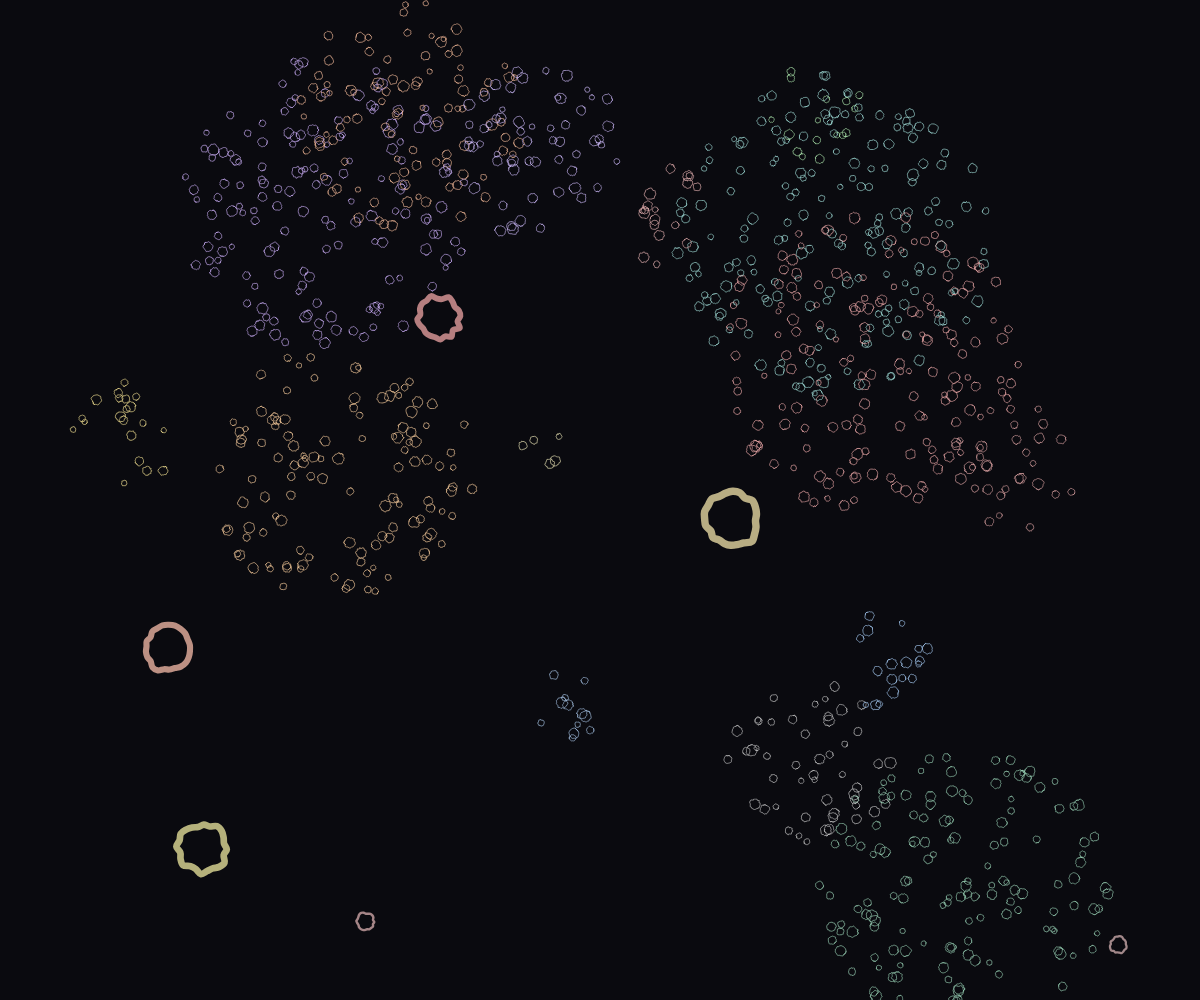
Frame 1 (no input)
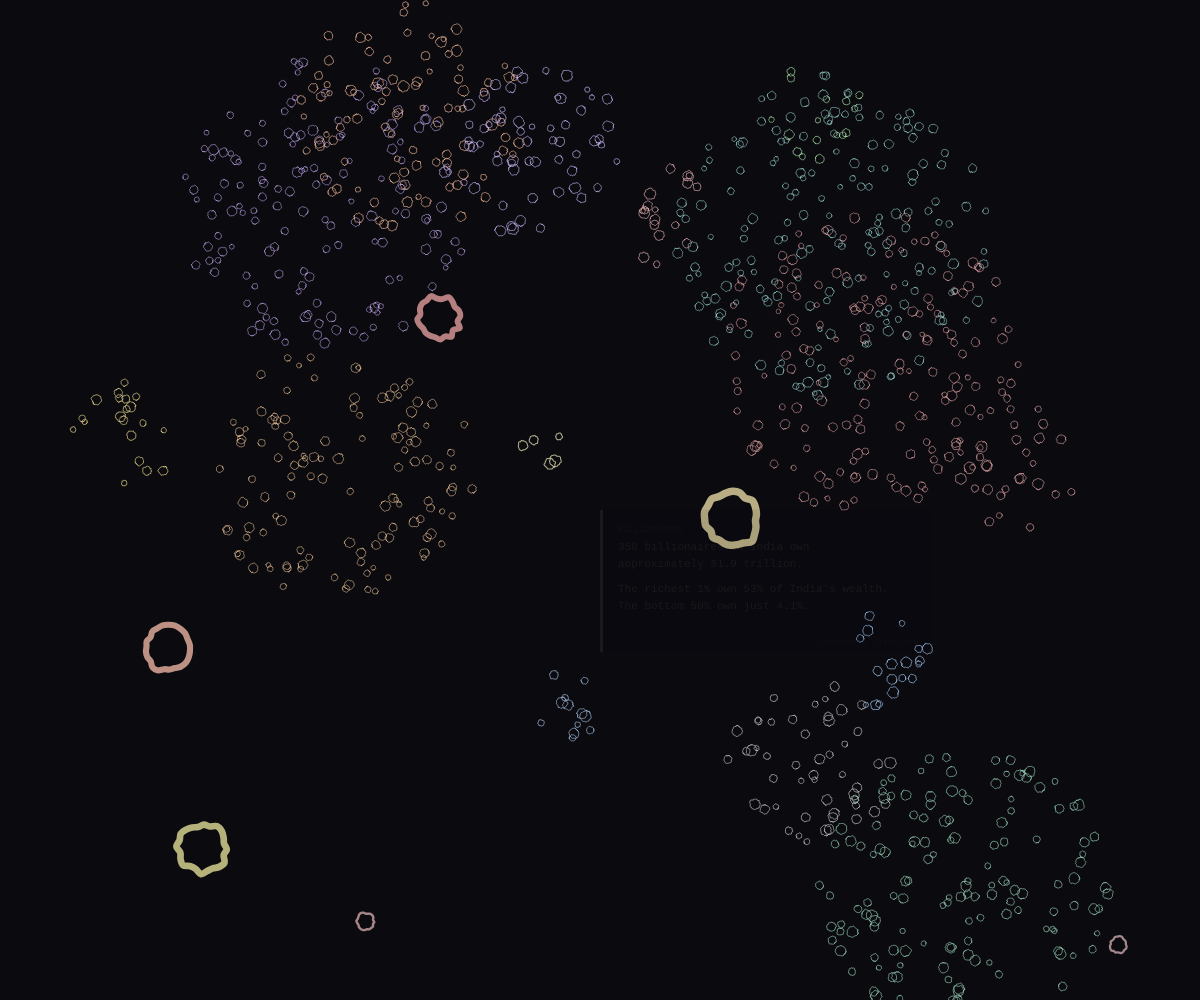
Frame 2 (the mouse pressed at the canvas centre, redrawn once)

The p5.js sketch that drew these frames (run headless with seeded random() and noise() and a simulated clock; the mouse was pressed at the canvas centre and the sketch redrawn once):

// p5.js sketch
// ── sketch.js
// freq  = tone frequency (Hz) — low/somber for oppressed, higher/harsh for
// powerful wave  = oscillator waveform: 'sine' (pure), 'triangle' (soft),
// 'sawtooth' (harsh)
const GROUPS = [
  // ── Caste groups ──────────────────────────────────────────────────────────
  {
    color: [167, 230, 224],
    count: 180,
    freq: 82.4,
    wave: 'sine',
    facts: [
      '32.6% of Scheduled Tribes are multidimensionally poor.',
      'The 1931 Census remains the last source of publicly available caste-wise population data.',
      'In 2011 a Socio-Economic and Caste Census was conducted, but its caste data was never released.',
    ],
    sources: [
      {
        label: 'Counting Castes and Inequalities in India — Kathmandu Post',
        url:
            'https://kathmandupost.com/columns/2025/05/22/counting-castes-and-inequalities-in-india'
      },
      {
        label: 'NITI Aayog — Multidimensional Poverty Index',
        url: 'https://niti.gov.in/national-multidimensional-poverty-index'
      },
    ]
  },
  {
    color: [245, 175, 175],
    count: 160,
    freq: 98.0,
    wave: 'sine',
    facts: [
      'One crime is committed against a Dalit every 18 minutes.',
      '13 Dalits are murdered every week.',
      '27.4% of Dalits / SCs are multidimensionally poor.',
    ],
    sources: [
      {
        label: 'National Campaign on Dalit Human Rights',
        url: 'https://www.ncdhr.org.in'
      },
      {
        label: 'Counting Castes and Inequalities — Kathmandu Post',
        url:
            'https://kathmandupost.com/columns/2025/05/22/counting-castes-and-inequalities-in-india'
      },
      {
        label: 'Scheduled Caste violence — Wikipedia',
        url: 'https://en.wikipedia.org/wiki/Caste-related_violence_in_India'
      },
    ]
  },
  {
    color: [210, 180, 255],
    count: 150,
    freq: 110.0,
    wave: 'sine',
    facts: [
      '"A Shudra is unfit to receive education." — Manusmriti',
      '"A Brahmin can order a Shudra to serve him without any remuneration." — Manusmriti',
      '"Nobody has the right to free him." — Manusmriti',
    ],
    sources: [
      {
        label: 'Manusmriti — Sacred Texts Archive',
        url: 'https://www.sacred-texts.com/hin/manu.htm'
      },
      {
        label: 'Manusmriti — Wikipedia',
        url: 'https://en.wikipedia.org/wiki/Manusmriti'
      },
    ]
  },
  {
    color: [255, 210, 160],
    count: 120,
    freq: 130.8,
    wave: 'sine',
    facts: [
      '18.3% of Other Backward Classes are multidimensionally poor.',
      '64% of total GST came from the bottom 50% of the population.',
      'Only 4% of GST came from the top 10%.',
    ],
    sources: [
      {
        label: 'Counting Castes and Inequalities — Kathmandu Post',
        url:
            'https://kathmandupost.com/columns/2025/05/22/counting-castes-and-inequalities-in-india'
      },
      {
        label: 'Oxfam India — Inequality Report',
        url: 'https://www.oxfamindia.org/inequality-report'
      },
    ]
  },
  {
    color: [210, 210, 210],
    count: 50,
    freq: 164.8,
    wave: 'triangle',
    facts: [
      '8.5% of the general category are multidimensionally poor.',
      'The top 10% hold 77% of total national wealth.',
      '74% of India\'s population could not afford a healthy diet.',
    ],
    sources: [
      {
        label: 'World Inequality Report (updated 2026) — wid.world',
        url: 'https://wir2022.wid.world'
      },
      {
        label: 'UN SOFI Report 2024 — FAO',
        url: 'https://www.fao.org/publications/sofi'
      },
      {
        label: 'Global Hunger Index 2023 — India',
        url: 'https://www.globalhungerindex.org/india.html'
      },
      {
        label: 'Oxfam India Inequality Report',
        url: 'https://www.oxfamindia.org/inequality-report'
      },
    ]
  },
  {
    color: [255, 236, 153],
    count: 20,
    freq: 261.6,
    wave: 'triangle',
    facts: [
      '"Brahma gave birth to the Brahmins from his mouth." — Manusmriti',
      '"He must never read the Vedas in the presence of the Shudras." — Manusmriti',
    ],
    sources: [
      {
        label: 'Manusmriti — Sacred Texts Archive',
        url: 'https://www.sacred-texts.com/hin/manu.htm'
      },
      {
        label: 'Varna system — Wikipedia',
        url: 'https://en.wikipedia.org/wiki/Varna_(Hinduism)'
      },
    ]
  },
  {
    color: [174, 213, 255],
    count: 18,
    freq: 293.7,
    wave: 'triangle',
    facts: [
      '"The Kingdom of that monarch who looks on while a Shudra settles the law will sink low." — Manusmriti',
    ],
    sources: [
      {
        label: 'Manusmriti — Sacred Texts Archive',
        url: 'https://www.sacred-texts.com/hin/manu.htm'
      },
    ]
  },
  {
    color: [180, 240, 180],
    count: 16,
    freq: 329.6,
    wave: 'triangle',
    facts: [
      'Vaishyas — the merchant-trading varna — historically used caste hierarchy to consolidate commercial capital while remaining insulated from manual labour.',
    ],
    sources: [
      {
        label: 'Manusmriti — Sacred Texts Archive',
        url: 'https://www.sacred-texts.com/hin/manu.htm'
      },
    ]
  },

  // ── Religious groups ───────────────────────────────────────────────────────
  {
    color: [160, 220, 190],
    count: 145,
    freq: 116.5,
    wave: 'sine',
    facts: [
      '84% of cow vigilante violence victims (2010–2017) were Muslim.',
      'In the 2002 Gujarat riots ~1,000 were killed, mostly Muslims. 20,000 homes destroyed.',
      '90% of religion-based hate crimes between 2009–2019 occurred after BJP came to power.',
      'In 2024: 59 communal riots — 13 lives claimed, 10 of them Muslim.',
    ],
    sources: [
      {
        label: 'Cow Vigilante Violence — Wikipedia',
        url: 'https://en.wikipedia.org/wiki/Cow_vigilante_violence_in_India'
      },
      {
        label: '2002 Gujarat Riots — Ballard Brief',
        url: 'https://ballardbrief.byu.edu/issue-briefs/the-2002-gujarat-riots'
      },
      {
        label: 'Religious Hate Crimes 2023 — South Asia Justice Campaign',
        url: 'https://www.southasiajusticecampaign.org'
      },
      {
        label: 'India Communal Violence 2024 — CSSS',
        url: 'https://csss-isla.com'
      },
    ]
  },
  {
    color: [255, 195, 160],
    count: 95,
    freq: 196.0,
    wave: 'triangle',
    facts: [
      'India\'s 2023 GHI score is 28.7 — considered serious.',
      'The poorer 50% of the world accounts for just 3% of carbon emissions from private capital.',
    ],
    sources: [
      {
        label: 'Global Hunger Index 2023',
        url: 'https://www.globalhungerindex.org/india.html'
      },
      {label: 'World Inequality Report 2022', url: 'https://wir2022.wid.world'},
    ]
  },
  {
    color: [175, 205, 240],
    count: 12,
    freq: 220.0,
    wave: 'triangle',
    facts: [
      '1 Christian killed in 2023 hate crimes.',
      '1 Christian killed in 2024 mob lynching incidents.',
    ],
    sources: [
      {
        label: 'Religious Violence 2023 — South Asia Justice Campaign',
        url: 'https://www.southasiajusticecampaign.org'
      },
    ]
  },

  // ── Actors of violence / power ─────────────────────────────────────────────
  {
    color: [230, 170, 170],
    count: 30,
    freq: 233.1,
    wave: 'sawtooth',
    facts: [
      'At least 44 people killed by cow vigilantes between May 2015 and December 2018.',
      '36 of those 44 victims were Muslim. About 280 injured in 100+ attacks.',
      '97% of cow vigilante attacks reported after May 2014.',
    ],
    sources: [
      {
        label: 'Cow Vigilante Violence — Wikipedia',
        url: 'https://en.wikipedia.org/wiki/Cow_vigilante_violence_in_India'
      },
      {
        label: '44 Killed by Cow Vigilantes — The Print',
        url:
            'https://theprint.in/india/44-killed-by-cow-vigilantes-since-2015/153031/'
      },
      {
        label: 'Cow Violence Tracker — IndiaSpend / Hindustan Times',
        url: 'https://www.indiaspend.com/cow-violence/'
      },
      {
        label: 'Cow Vigilante Violence — Human Rights Watch',
        url:
            'https://www.hrw.org/report/2019/02/19/violent-cow-protection-india'
      },
    ]
  },
  {
    color: [240, 185, 185],
    count: 18,
    freq: 246.9,
    wave: 'sawtooth',
    facts: [
      '"Either prepare to die or get ready to kill." — Rally speech',
      '"Even if 100 of us kill 20 lakhs of them, we will be victorious." — Rally speech',
      'Hate speech increased nearly 500% from 2014 to 2018.',
    ],
    sources: [
      {
        label:
            '90% Hate Crimes Post-2014; 500% Hate Speech Rise — FactChecker.in',
        url: 'https://www.factchecker.in'
      },
      {
        label: 'Communal Violence 2023–2025 — South Asia Justice Campaign',
        url: 'https://www.southasiajusticecampaign.org'
      },
      {
        label: 'Islamophobia in India — Ballard Brief',
        url: 'https://ballardbrief.byu.edu/issue-briefs/the-2002-gujarat-riots'
      },
    ]
  },

  // ── Billionaire class ──────────────────────────────────────────────────────
  {
    color: [245, 240, 190],
    count: 5,
    freq: 440.0,
    wave: 'triangle',
    facts: [
      '358 billionaires in India own approximately $1.9 trillion.',
      'The richest 1% own 53% of India\'s wealth. The bottom 50% own just 4.1%.',
    ],
    sources: [
      {
        label: '358 Billionaires, Hurun Rich List — Business Standard 2025',
        url:
            'https://www.business-standard.com/finance/personal-finance/india-records-358-billionaires-ambani-keads-with-9-5-lakh-cr-wealth-125100100522_1.html'
      },
      {
        label: 'Bottom 50% Wealth ($910B) — World Inequality Lab',
        url: 'https://wir2022.wid.world'
      },
      {
        label: '1% owns 53%, bottom 50% at 4.1% — Oxfam India',
        url: 'https://www.oxfamindia.org/inequality-report'
      },
    ]
  },

  // ── Named individuals ──────────────────────────────────────────────────────
  {
    color: [255, 195, 175],
    count: 1,
    sizeMult: 5,
    freq: 369.9,
    wave: 'sawtooth',
    facts: [
      'Modi — claimed Muslim "infiltrators" threaten security of "our sisters and daughters".',
      '90% of religion-based hate crimes occurred after Modi\'s BJP came to power in 2014.',
    ],
    sources: [
      {label: 'Modi Hate Speech — The Wire', url: 'https://thewire.in'},
      {
        label: 'Religion-Based Hate Crimes After 2014 — Ballard Brief',
        url: 'https://ballardbrief.byu.edu/issue-briefs/the-2002-gujarat-riots'
      },
    ]
  },
  {
    color: [245, 170, 170],
    count: 1,
    sizeMult: 5,
    freq: 349.2,
    wave: 'sawtooth',
    facts: [
      'Amit Shah — presented Maharashtra Bhushan awards where 12 died of heatstroke.',
    ],
    sources: [
      {
        label: 'Maharashtra Bhushan Heatstroke Deaths — Indian Express',
        url: 'https://indianexpress.com'
      },
      {label: 'Amit Shah at Ceremony — NDTV', url: 'https://www.ndtv.com'},
    ]
  },
  {
    color: [250, 235, 175],
    count: 1,
    sizeMult: 6,
    freq: 523.3,
    wave: 'sawtooth',
    facts: [
      'Adani — doubling coal-power to 38 GW. Will burn 155 MT of coal per annum.',
      'CO₂ emissions will exceed 200 MT per annum. World\'s biggest private coal developer.',
    ],
    sources: [
      {
        label: 'Adani Coal Expansion — AdaniWatch',
        url: 'https://adaniwatch.org'
      },
      {
        label: 'Adani Coal Power Analysis — The Guardian',
        url: 'https://www.theguardian.com/environment/adani'
      },
    ]
  },
  {
    color: [245, 240, 165],
    count: 1,
    sizeMult: 6,
    freq: 493.9,
    wave: 'sawtooth',
    facts: [
      'Ambani — ₹9.5 lakh crore in wealth. India\'s wealthiest individual.',
      '358 billionaires own ~$1.9T — more than the bottom 50% of India combined.',
    ],
    sources: [
      {
        label: 'India Records 358 Billionaires — Business Standard',
        url:
            'https://www.business-standard.com/finance/personal-finance/india-records-358-billionaires-ambani-keads-with-9-5-lakh-cr-wealth-125100100522_1.html'
      },
    ]
  },
  {
    color: [220, 185, 185],
    count: 1,
    sizeMult: 3,
    freq: 277.2,
    wave: 'sawtooth',
    facts: [
      'Dinesh Kushwaha — BJP leader assaulted 65-year-old Bhawarlal Jain, mistaking him for Muslim. Jain died.',
    ],
    sources: [
      {label: 'Kushwaha Assault — The Wire', url: 'https://thewire.in'},
      {label: 'Bhawarlal Jain Death — NDTV', url: 'https://www.ndtv.com'},
    ]
  },
  {
    color: [225, 180, 180],
    count: 1,
    sizeMult: 3,
    freq: 261.6,
    wave: 'sawtooth',
    facts: [
      'Haribhushan Thakur Bachaul — BJP MLA: "Muslims should be set ablaze like Ravana effigies."',
    ],
    sources: [
      {label: 'BJP MLA Hate Speech — The Wire', url: 'https://thewire.in'},
      {label: 'Communal Hate Speech — NDTV', url: 'https://www.ndtv.com'},
    ]
  },

  // ── LGBTQ+ community ──────────────────────────────────────────────────────
  // index 22
  {
    color: [210, 190, 255],
    count: 60,
    freq: 174.6,
    wave: 'triangle',
    facts: [
      'Section 377 of the IPC criminalized consensual same-sex relations for 158 years, until struck down in 2018.',
      'In 2023 the Supreme Court declined to legalise same-sex marriage, leaving couples with no legal recognition.',
      'The Transgender Persons (Protection of Rights) Act 2019 was widely criticised for requiring state certification of gender identity.',
      'Hijra and other gender-diverse communities face systematic exclusion from employment, healthcare, and housing.',
      'LGBTQ+ Dalits and Adivasis face compounded discrimination — caste, class, and sexuality intersect violently.',
      'Conversion therapy — banned in India as a punishable offence.',
    ],
    sources: [
      {
        label:
            'Navtej Singh Johar v. Union of India (2018) — Supreme Court of India',
        url:
            'https://main.sci.gov.in/supremecourt/2016/7929/7929_2016_Judgement_06-Sep-2018.pdf'
      },
      {
        label:
            'Same-Sex Marriage Ruling (2023) — Supriya Chakraborty v. UoI — The Hindu',
        url:
            'https://www.thehindu.com/news/national/supreme-court-same-sex-marriage-verdict/article67461150.ece'
      },
      {
        label: 'NALSA v. Union of India (2014) — Transgender Rights Judgment',
        url: 'https://main.sci.gov.in/jonew/judis/41411.pdf'
      },
      {
        label: 'Transgender Persons Act 2019 — Human Rights Watch',
        url: 'https://www.hrw.org/news/2019/12/02/india-transgender-bill-flawed'
      },
      {
        label: 'ILGA World — State-Sponsored Homophobia Report',
        url: 'https://ilga.org/state-sponsored-homophobia-report'
      },
      {
        label: 'LGBTQ+ Rights in India — Wikipedia',
        url: 'https://en.wikipedia.org/wiki/LGBT_rights_in_India'
      },
    ]
  },
];

// ── Audio — F# minor 7 pad synthesizer (persistent oscillator pool) ────────
let audioCtx = null;
let oscPool = [];  // 6 always-running {osc, gain} pairs

// Mid-range root per group (200–600 Hz, F# natural minor scale).
// Bass oscillators are always added separately below 150 Hz.
const GROUP_ROOTS = [
  207.65, // 0  Scheduled Tribes    G#3
  207.65, // 1  Dalits              G#3
  220.00, // 2  Shudras             A3
  246.94, // 3  OBCs                B3
  293.66, // 4  General Category    D4
  370.00, // 5  Brahmins            F#4
  415.30, // 6  Kshatriyas          G#4
  329.63, // 7  Vaishyas            E4
  220.00, // 8  Muslims             A3
  246.94, // 9  Hindus              B3
  220.00, // 10 Christians          A3
  329.63, // 11 Cow vigilantes      E4
  370.00, // 12 BJP hardliners      F#4
  493.88, // 13 Billionaires        B4
  415.30, // 14 Modi                G#4
  370.00, // 15 Amit Shah           F#4
  554.37, // 16 Adani               C#5
  493.88, // 17 Ambani              B4
  293.66, // 18 Kushwaha            D4
  277.18, // 19 Bachaul             C#4
  207.65, // 20 LGBTQ+              G#3
];

// F# minor 7 chord tones in semitones: root, m3, P5, m7
const FM7_SEMITONES = [0, 3, 7, 10];

// Bass oscillators: always-present F# minor notes below 150 Hz
const BASS_FREQS = [92.50, 110.00]; // F#2, A2

function initAudio() {
  if (audioCtx) return;
  audioCtx = new AudioContext();
  // 2 bass oscillators (indices 0–1) + 4 mid oscillators (indices 2–5)
  for (let i = 0; i < 6; i++) {
    const osc = audioCtx.createOscillator();
    const gainNode = audioCtx.createGain();
    osc.type = 'sine';
    osc.frequency.value = i < 2 ? BASS_FREQS[i] : 220.00;
    gainNode.gain.value = 0;
    osc.connect(gainNode);
    gainNode.connect(audioCtx.destination);
    osc.start();
    oscPool.push({osc, gain: gainNode});
  }
}

function stopAllTones() {
  if (!oscPool.length) return;
  const now = audioCtx.currentTime;
  for (const {gain} of oscPool) {
    gain.gain.cancelScheduledValues(now);
    gain.gain.setValueAtTime(gain.gain.value, now);
    gain.gain.linearRampToValueAtTime(0, now + 0.8);
  }
}

// Layout: oscillators 0–1 = bass (<150 Hz), oscillators 2–5 = mid (200–600 Hz).
// Bass: 1 osc always, 2 when layers >= 4.
// Mid: remaining layers, chord tones octave-folded into 200–600 Hz.
function playPad(gi, durationSec = 7) {
  initAudio();

  const g = GROUPS[gi];
  const now = audioCtx.currentTime;
  const midRoot = GROUP_ROOTS[gi] || 220.00;

  const layers = Math.min(6, Math.max(1, Math.ceil(g.count / 30)));
  const numBass = layers >= 4 ? 2 : 1;
  const numMid = layers - numBass;

  const peakVol = 0.042 / Math.sqrt(layers);
  const glideTime = 0.9;
  const attackTime = 1.5;
  const releaseTime = 2.0;

  for (let i = 0; i < 6; i++) {
    const {osc, gain} = oscPool[i];
    gain.gain.cancelScheduledValues(now);
    osc.frequency.cancelScheduledValues(now);

    if (i < numBass) {
      // Bass layer — fixed F# minor notes below 150 Hz, glide to target
      const targetFreq = BASS_FREQS[i];
      osc.frequency.setValueAtTime(osc.frequency.value, now);
      osc.frequency.exponentialRampToValueAtTime(targetFreq, now + glideTime);
      gain.gain.setValueAtTime(gain.gain.value, now);
      gain.gain.linearRampToValueAtTime(peakVol * 0.75, now + attackTime);
      gain.gain.setValueAtTime(peakVol * 0.75, now + durationSec - releaseTime);
      gain.gain.linearRampToValueAtTime(0, now + durationSec);

    } else if (i < layers) {
      // Mid layer — FM7 chord tone, octave-folded into 200–600 Hz
      const midIdx = i - numBass;
      const semitones = FM7_SEMITONES[midIdx % FM7_SEMITONES.length];
      let targetFreq = midRoot * Math.pow(2, semitones / 12);
      // Fold into 200–600 Hz
      while (targetFreq > 600) targetFreq /= 2;
      while (targetFreq < 200) targetFreq *= 2;
      // Gentle detune spread across mid layers (±6 cents max)
      const detuneCents = numMid > 1 ? (midIdx - (numMid - 1) / 2) * (12 / (numMid - 1)) : 0;
      targetFreq *= Math.pow(2, detuneCents / 1200);

      osc.frequency.setValueAtTime(osc.frequency.value, now);
      osc.frequency.exponentialRampToValueAtTime(targetFreq, now + glideTime);
      gain.gain.setValueAtTime(gain.gain.value, now);
      gain.gain.linearRampToValueAtTime(peakVol, now + attackTime);
      gain.gain.setValueAtTime(peakVol, now + durationSec - releaseTime);
      gain.gain.linearRampToValueAtTime(0, now + durationSec);

    } else {
      // Unused layer: fade out
      gain.gain.setValueAtTime(gain.gain.value, now);
      gain.gain.linearRampToValueAtTime(0, now + 0.5);
    }
  }
}

// ── Group names (parallel to GROUPS array) ────────────────────────────────
const GROUP_NAMES = [
  'Scheduled Tribes', 'Dalits / SCs', 'Shudras', 'OBCs',
  'General Category', 'Brahmins', 'Kshatriyas', 'Vaishyas',
  'Muslims', 'Hindus', 'Christians',
  'Cow Vigilantes', 'BJP Hardliners',
  'Billionaires',
  'Modi', 'Amit Shah', 'Adani', 'Ambani',
  'Kushwaha', 'Bachaul', 'LGBTQ+',
];

// ── Power relations (group index → indices it oppresses) ───────────────────
const OPPRESSES = {
  5: [0, 1, 2, 3, 20],  // Brahmins       → STs, Dalits, Shudras, OBCs, LGBTQ+
  6: [0, 1, 2, 3],      // Kshatriyas     → lower castes
  7: [0, 1, 2, 3],      // Vaishyas       → lower castes
  9: [8, 10, 20],       // Hindus (majority) → Muslims, Christians, LGBTQ+
  11: [8],              // Cow vigilantes  → Muslims
  12: [8, 10, 20],      // BJP hardliners  → Muslims, Christians, LGBTQ+
  13: [0, 1, 2, 3],     // Billionaires    → poor groups
  14: [8, 0, 1, 2],     // Modi            → Muslims, lower castes
  15: [8, 0, 1, 2],     // Amit Shah       → Muslims, lower castes
  16: [0, 1, 2, 3],     // Adani           → working poor
  17: [0, 1, 2, 3],     // Ambani          → working poor
  18: [8],              // Kushwaha        → Muslims
  19: [8],              // Bachaul         → Muslims
};

// Reverse: oppressed[gi] = list of group indices that oppress gi
const OPPRESSED_BY = {};
for (const [opp, victims] of Object.entries(OPPRESSES)) {
  for (const v of victims) {
    (OPPRESSED_BY[v] = OPPRESSED_BY[v] || []).push(+opp);
  }
}

function setScales(gi) {
  const victims = OPPRESSES[gi] || [];
  const oppressors = OPPRESSED_BY[gi] || [];
  const targets = {};

  if (victims.length) {
    // Clicked oppressor: it swells, victims shrink
    targets[gi] = 2.4;
    victims.forEach(v => targets[v] = 0.3);
  } else if (oppressors.length) {
    // Clicked oppressed group: it shrinks, oppressors loom large
    targets[gi] = 0.35;
    oppressors.forEach(o => targets[o] = 2.2);
  } else {
    targets[gi] = 1.7;
  }

  for (const b of boids) b.targetScale = targets[b.groupId] ?? 1.0;
}

function resetScales() {
  for (const b of boids) b.targetScale = 1.0;
}

// ── Sources overlay (HTML, so links are real and clickable) ───────────────
let lastClickedGi = null;
let sourcesVisible = false;

function showSources(gi) {
  hideSources();
  const g = GROUPS[gi];
  const [r, gv, bl] = g.color;
  const col = `rgb(${r},${gv},${bl})`;

  // Inject keyframe once
  if (!document.getElementById('src-style')) {
    const s = document.createElement('style');
    s.id = 'src-style';
    s.textContent = `
      @keyframes srcFadeIn { from { opacity:0; transform:translate(-50%,-46%); } to { opacity:1; transform:translate(-50%,-50%); } }
      #sources-panel a:hover { opacity: 1 !important; text-decoration: underline; }
    `;
    document.head.appendChild(s);
  }

  const div = document.createElement('div');
  div.id = 'sources-panel';
  div.style.cssText = `
    position:fixed; top:50%; left:50%; transform:translate(-50%,-50%);
    background:rgba(6,6,12,0.97); border:1px solid ${col}33;
    border-left:3px solid ${col}; border-radius:8px;
    padding:24px 28px; max-width:500px; width:90%;
    font-family:'Courier New',monospace; font-size:12px; color:${col};
    z-index:1000; animation:srcFadeIn 0.25s ease; box-sizing:border-box;
  `;

  div.innerHTML =
      `
    <div style="font-size:9px;letter-spacing:2px;opacity:0.4;margin-bottom:18px;text-transform:uppercase;">
      SOURCES — press S to close
    </div>
    ${
          g.sources
              .map(
                  s => `
      <a href="${s.url}" target="_blank" rel="noopener noreferrer"
         style="display:block;color:${
                      col};text-decoration:none;margin-bottom:12px;
                line-height:1.55;opacity:0.8;font-size:11px;">
        ↗ ${s.label}
      </a>`).join('')}
    <div id="src-close"
         style="margin-top:18px;opacity:0.3;cursor:pointer;font-size:9px;letter-spacing:1px;">
      × CLOSE
    </div>
  `;

  document.body.appendChild(div);
  document.getElementById('src-close').addEventListener('click', hideSources);
  sourcesVisible = true;
}

function hideSources() {
  const el = document.getElementById('sources-panel');
  if (el) el.remove();
  sourcesVisible = false;
}

function keyPressed() {
  if (key === 's' || key === 'S') {
    if (sourcesVisible)
      hideSources();
    else if (lastClickedGi !== null)
      showSources(lastClickedGi);
  }
}

// ── State ──────────────────────────────────────────────────────────────────
let boids = [];
let centers = [];
let panel = null;

// ── Setup ──────────────────────────────────────────────────────────────────
function setup() {
  createCanvas(windowWidth, windowHeight);
  frameRate(30);
  init();
  noLoop();
}

function init() {
  placeCenters();
  spawnBoids();
}

function placeCenters() {
  centers = [];
  const minD = Math.min(width, height) * 0.12;
  let tries = 0, i = 0;
  while (i < GROUPS.length && tries < 5000) {
    const x = random(width * 0.05, width * 0.95);
    const y = random(height * 0.05, height * 0.95);
    let ok = true;
    for (const c of centers) {
      if (dist(x, y, c.x, c.y) < minD) {
        ok = false;
        break;
      }
    }
    if (ok) {
      centers.push({x, y});
      i++;
    }
    tries++;
  }
  while (centers.length < GROUPS.length) {
    centers.push({x: random(width), y: random(height)});
  }
}

function spawnBoids() {
  boids = [];
  GROUPS.forEach((g, gi) => {
    const cx = centers[gi].x;
    const cy = centers[gi].y;
    const sm = g.sizeMult || 1;
    const spread = g.count === 1 ? 0 : sqrt(g.count) * 12;

    for (let i = 0; i < g.count; i++) {
      const angle = random(TWO_PI);
      const r = spread * sqrt(random());
      const verts = 24;
      const jitter = Array.from({length: verts}, () => random(0.88, 1.12));
      boids.push({
        x: cx + cos(angle) * r,
        y: cy + sin(angle) * r,
        sz: random(2.5, 5.5) * sm,
        rot: random(TWO_PI),
        col: g.color,
        circle: g.sizeMult != null,
        groupId: gi,
        jitter,
        verts,
        scale: 1.0,
        targetScale: 1.0,
      });
    }
  });
}

// ── Draw ───────────────────────────────────────────────────────────────────
function draw() {
  background(10, 10, 15);

  let allSettled = true;
  for (const b of boids) {
    // Lerp scale toward target
    b.scale += (b.targetScale - b.scale) * 0.06;
    if (Math.abs(b.scale - b.targetScale) > 0.005) allSettled = false;

    const [r, g, bl] = b.col;
    // Opacity: swelling boids brighten, shrinking ones fade
    const baseAlpha = b.circle ? 185 : 165;
    const alpha = baseAlpha * constrain(b.scale * 0.7 + 0.3, 0.15, 1.4);

    noFill();
    push();
    translate(b.x, b.y);
    rotate(b.rot);
    scale(b.scale);
    stroke(r, g, bl, alpha);
    strokeWeight(b.circle ? b.sz * 0.28 : 0.9);

    beginShape();
    for (let a = -3; a < b.verts + 3; a++) {
      const idx = ((a % b.verts) + b.verts) % b.verts;
      const theta = TWO_PI / b.verts * idx;
      const rad = b.sz * b.jitter[idx];
      curveVertex(cos(theta) * rad, sin(theta) * rad);
    }
    endShape();
    pop();
  }

  if (panel) {
    panel.update();
    panel.render();
    if (panel.done) {
      panel = null;
      resetScales();
    }
  } else if (allSettled) {
    noLoop();
  }
}

// ── Interaction ────────────────────────────────────────────────────────────
function mousePressed() {
  let nearestGi = 0, nearestD = Infinity;
  centers.forEach((c, i) => {
    const d = dist(mouseX, mouseY, c.x, c.y);
    if (d < nearestD) {
      nearestD = d;
      nearestGi = i;
    }
  });

  lastClickedGi = nearestGi;
  hideSources();  // dismiss if open from previous click
  const g = GROUPS[nearestGi];
  const dur = 6 + g.facts.length * 1.5;
  playPad(nearestGi, dur);
  setScales(nearestGi);
  panel = new Panel(mouseX, mouseY, g.color, g.facts, dur, GROUP_NAMES[nearestGi]);
  loop();
}

// ── Panel ──────────────────────────────────────────────────────────────────
const PW = 330;
const PH = 17;
const PP = 18;

class Panel {
  constructor(x, y, col, facts, holdSec, groupName) {
    this.col = col;
    this.facts = facts;
    this.groupName = groupName || '';
    this.alpha = 0;
    this.slide = 12;
    this.state = 'in';
    this.hold = 0;
    this.holdMax = holdSec * 30;
    this.done = false;

    const lines =
        facts.reduce((acc, f) => acc + Math.ceil(f.length / 44) + 0.5, 0);
    this.h = PP * 2 + 14 + lines * PH + 8;  // +14 for group name header
    this.x = constrain(x, PP, width - PW - PP);
    this.y = constrain(y, PP, height - this.h - PP);
  }

  update() {
    if (this.state === 'in') {
      this.alpha += 10;
      this.slide = max(0, this.slide - 1.2);
      if (this.alpha >= 235) {
        this.alpha = 235;
        this.state = 'hold';
      }
    } else if (this.state === 'hold') {
      this.hold++;
      if (this.hold > this.holdMax) this.state = 'out';
    } else {
      this.alpha -= 6;
      this.slide = min(12, this.slide + 0.8);
      if (this.alpha <= 0) {
        this.alpha = 0;
        this.done = true;
        stopAllTones();
      }
    }
  }

  render() {
    const [r, g, bl] = this.col;
    const al = this.alpha;
    const py = this.y + this.slide;

    push();
    noStroke();
    fill(8, 8, 14, al * 0.93);
    rect(this.x, py, PW, this.h, 5);

    // Accent bar
    fill(r, g, bl, al);
    rect(this.x, py, 3, this.h, 5, 0, 0, 5);

    // Group name header
    textFont('Courier New');
    textAlign(LEFT, TOP);
    textSize(9);
    fill(r, g, bl, al * 0.45);
    text(this.groupName.toUpperCase(), this.x + PP, py + PP - 2);

    // Facts
    textSize(11);
    textLeading(PH);
    let ty = py + PP + 14;
    for (const fact of this.facts) {
      fill(r, g, bl, al * 0.92);
      text(fact, this.x + PP, ty, PW - PP * 2 - 4);
      ty += Math.ceil(fact.length / 44) * PH + 8;
    }

    // Footer — citation prompt
    fill(r, g, bl, al * 0.35);
    textSize(9);
    textAlign(RIGHT, BOTTOM);
    text('S — sources & citations', this.x + PW - PP * 0.5, py + this.h - 6);
    pop();
  }
}

function windowResized() {
  resizeCanvas(windowWidth, windowHeight);
  init();
  redraw();
}

// ── boids.html
<!DOCTYPE html>
<html lang="en">
<head>
  <meta charset="UTF-8">
  <title>Caste & Inequality</title>
  <script src="https://cdnjs.cloudflare.com/ajax/libs/p5.js/1.9.0/p5.min.js"></script>
  <style>
    * { margin: 0; padding: 0; box-sizing: border-box; }
    body { background: #0a0a0f; overflow: hidden; }
    canvas { display: block; }
  </style>
</head>
<body>
  <script src="sketch.js"></script>
</body>
</html>
